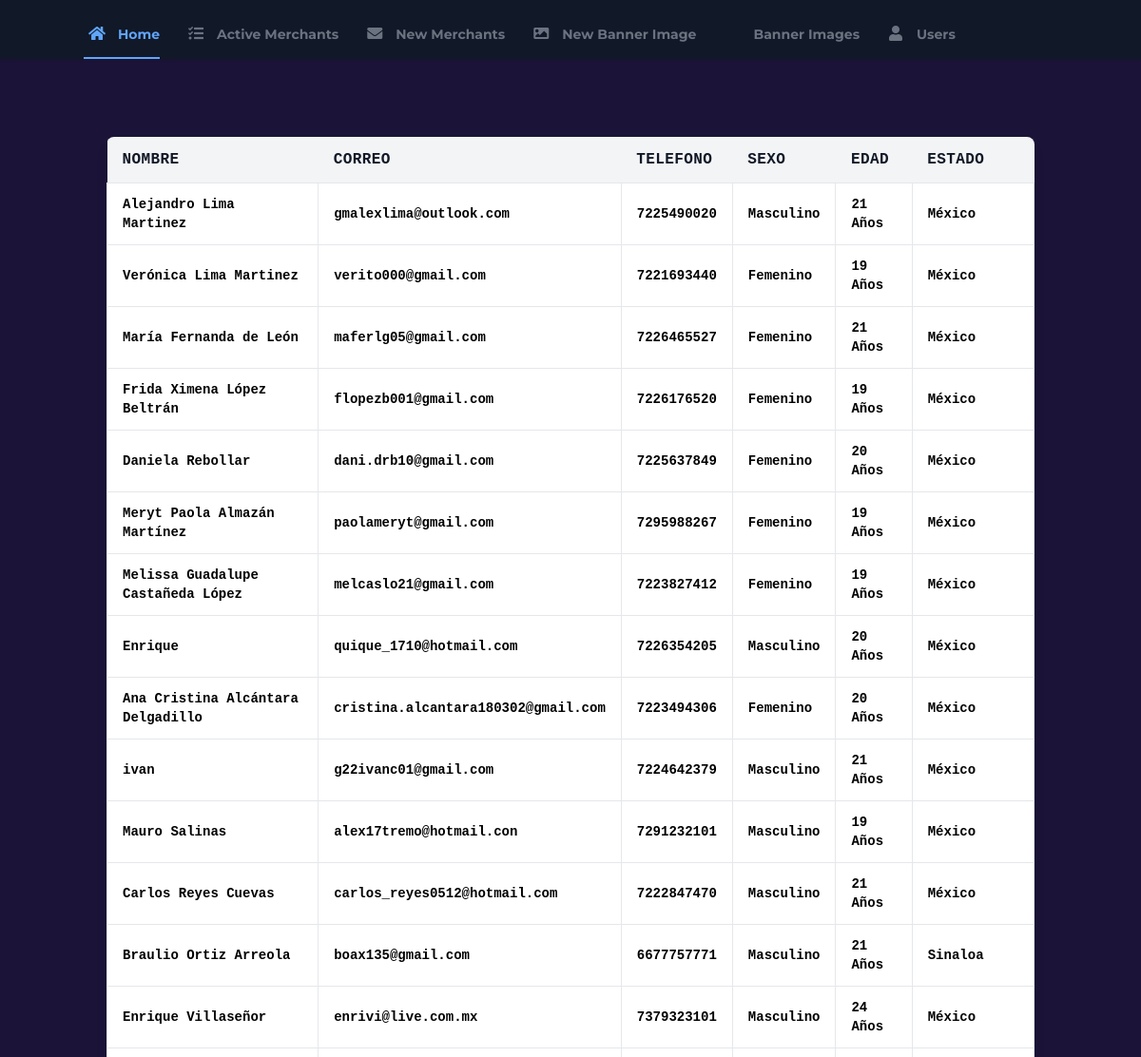
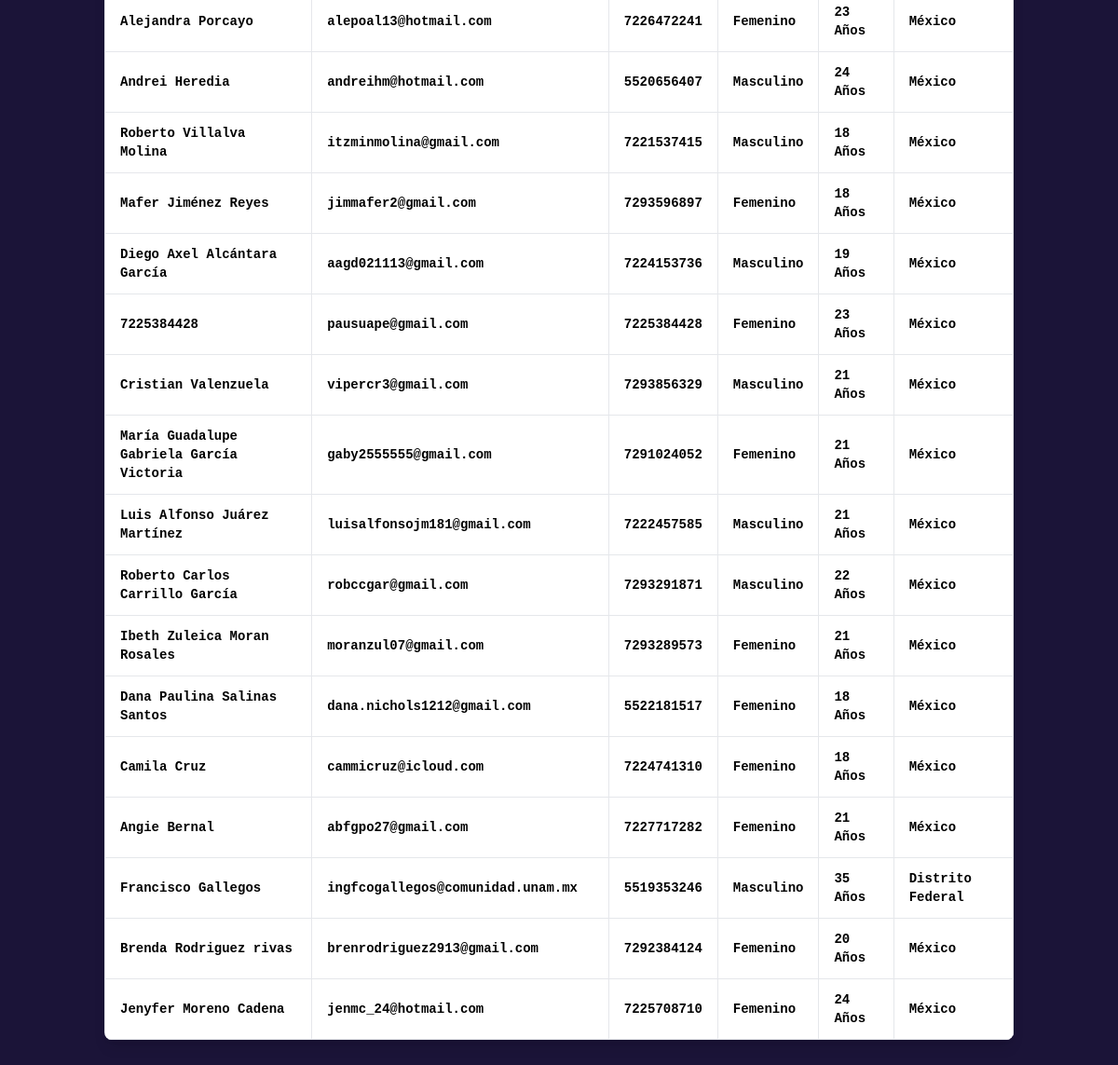
The page /pag/showUsers.php on the database its author committed (2 pictures, top to bottom).
### tables this page shows
CREATE TABLE `tblusuarioscomun` (
  `IdUsuario` int(11) NOT NULL,
  `Nombre` varchar(255) NOT NULL,
  `Correo` varchar(255) NOT NULL,
  `Telefono` bigint(20) NOT NULL,
  `Sexo` varchar(255) NOT NULL,
  `Edad` int(11) NOT NULL,
  `Contrasenia` varchar(255) NOT NULL,
  `IdEstado` int(11) NOT NULL,
  `IdMunicipio` int(11) NOT NULL
);

CREATE TABLE `estados` (
  `id` int(11) NOT NULL,
  `estado` varchar(100) NOT NULL
);

### pag/showUsers.php (the view, shortened to what this page needs)
<?php
include ('conexion.php');
?>
<!DOCTYPE html>
<html lang="en">
<head>
    <link rel="stylesheet" href="https://use.fontawesome.com/releases/v5.3.1/css/all.css">
    <script src="https://cdn.tailwindcss.com"></script>
    <link rel="stylesheet" href="../css/style.css">
</head>
<body>
    <?php
    if ($_SESSION["IdNegocio"] == 0) {
        ?>
        <nav id="header" class="bg-gray-900 fixed w-full z-10 top-0 shadow">
            <div class="w-full container mx-auto flex flex-wrap items-center mt-0 pt-3 pb-3 md:pb-0">
                <div class="w-full flex-grow lg:flex lg:items-center lg:w-auto hidden lg:block mt-2 lg:mt-0 bg-gray-900 z-20" id="nav-content">
                    <ul class="list-reset lg:flex flex-1 items-center px-4 md:px-0">
                        <li class="mr-6 my-2 md:my-0">
                            <a href="dashboard.php" class="block py-1 md:py-3 pl-1 align-middle text-blue-400 no-underline hover:text-gray-100 border-b-2 border-blue-400 hover:border-blue-400">
                                <i class="fas fa-home fa-fw mr-3 text-blue-400"></i><span class="pb-1 md:pb-0 text-sm">Home</span>
                            </a>
                        </li>
                        <li class="mr-6 my-2 md:my-0">
                            <a href="aMerchants.php" class="block py-1 md:py-3 pl-1 align-middle text-gray-500 no-underline hover:text-gray-100 border-b-2 border-gray-900  hover:border-pink-400">
                                <i class="fas fa-tasks fa-fw mr-3"></i><span class="pb-1 md:pb-0 text-sm">Active Merchants</span>
                            </a>
                        </li>
                        <li class="mr-6 my-2 md:my-0">
                            <a href="nMerchants.php" class="block py-1 md:py-3 pl-1 align-middle text-gray-500 no-underline hover:text-gray-100 border-b-2 border-gray-900  hover:border-purple-400">
                                <i class="fa fa-envelope fa-fw mr-3"></i><span class="pb-1 md:pb-0 text-sm">New Merchants</span>
                            </a>
                        </li>
                        <li class="mr-6 my-2 md:my-0">
                            <a href="nBanner.php" class="block py-1 md:py-3 pl-1 align-middle text-gray-500 no-underline hover:text-gray-100 border-b-2 border-gray-900  hover:border-purple-400">
                                <i class="fa fa-image fa-fw mr-3"></i><span class="pb-1 md:pb-0 text-sm">New Banner Image</span>
                            </a>
                        </li>
                        <li class="mr-6 my-2 md:my-0">
                            <a href="aBanner.php" class="block py-1 md:py-3 pl-1 align-middle text-gray-500 no-underline hover:text-gray-100 border-b-2 border-gray-900  hover:border-purple-400">
                                <i class="fa fa-pencil fa-fw mr-3"></i><span class="pb-1 md:pb-0 text-sm">Banner Images</span>
                            </a>
                        </li>
                        <li class="mr-6 my-2 md:my-0">
                            <a href="showUsers.php" class="block py-1 md:py-3 pl-1 align-middle text-gray-500 no-underline hover:text-gray-100 border-b-2 border-gray-900  hover:border-purple-400">
                                <i class="fa fa-user fa-fw mr-3"></i><span class="pb-1 md:pb-0 text-sm">Users</span>
                            </a>
                        </li>
                    </ul>
                </div>
            </div>
        </nav>
        <br><br><br><br><br>
        <form method='post' enctype='multipart/form-data' action='./procesaMerchants.php' name='principal'>
            <section class="container mx-auto p-6 font-mono">
                <div class="w-full mb-8 overflow-hidden rounded-lg shadow-lg">
                    <div class="w-full overflow-x-auto">
                        <table class="w-full">
                            <thead>
                            <tr class="text-md font-semibold tracking-wide text-left text-gray-900 bg-gray-100 uppercase border-b border-gray-600">
                                <th class="px-4 py-3">Nombre</th>
                                <th class="px-4 py-3">Correo</th>
                                <th class="px-4 py-3">Telefono</th>
                                <th class="px-4 py-3">Sexo</th>
                                <th class="px-4 py-3">Edad</th>
                                <th class="px-4 py-3">Estado</th>
                            </tr>
                            </thead>
                            <tbody class="bg-white">
                                <?php
                                    $query = "select Nombre, Sexo, Edad, e.estado, Correo, Telefono from tblusuarioscomun u, estados e where u.IdEstado = e.id order by IdUsuario asc";
                                    $result = mysqli_query($conn, $query);
                                    while ($row = mysqli_fetch_row($result)){
                                        echo "<tr><td class = 'px-4 py-3 text-sm border'> <p class = 'font-semibold text-black'>".$row[0]."</p></td> \n";
                                        echo "<td class = 'px-4 py-3 text-sm border'> <p class = 'font-semibold text-black'>".$row[4]."</p></td> \n";
                                        echo "<td class = 'px-4 py-3 text-sm border'> <p class = 'font-semibold text-black'>".$row[5]."</p></td> \n";
                                        if ($row[1] == 1) {
                                            echo "<td class = 'px-4 py-3 text-sm border'> <p class = 'font-semibold text-black'>Masculino</p></td> \n";
                                        }else if ($row[1] == 2) {
                                            echo "<td class = 'px-4 py-3 text-sm border'> <p class = 'font-semibold text-black'>Femenino</p></td> \n";
                                        }else {
                                            echo "<td class = 'px-4 py-3 text-sm border'> <p class = 'font-semibold text-black'>No definido</p></td> \n";
                                        }
                                        echo "<td class = 'px-4 py-3 text-sm border'> <p class = 'font-semibold text-black'>".$row[2]." Años</p></td> \n";
                                        echo "<td class = 'px-4 py-3 text-sm border'> <p class = 'font-semibold text-black'>".$row[3]."</p></td></tr>";
                                    }
                                ?>
                            </tbody>
                        </table>
                    </div>
                </div>
            </section>
        </form>
        <?php
    }else{
        echo "<h1>NO TIENES PERMITIDO EL ACCESO</h1>";
    }
    ?>
</body>
</html>

### css/style.css (style rules this page uses)
html, body { height: 100%; font-weight: 800; }
body { background: #1B1438; font-family: 'Montserrat'; }
a, h6 { font-family: 'Montserrat'; font-weight: bold; }
h1,h2,h3,h4,h5,h6,a,p, label, ul, li { color: white; }

### rows shown on the page
tblusuarioscomun: Nombre "Alejandro Lima Martinez", Correo "gmalexlima@outlook.com", Telefono "7225490020", Sexo "Masculino", Edad "21", IdEstado.estado "México"
tblusuarioscomun: Nombre "Verónica Lima Martinez", Correo "verito000@gmail.com", Telefono "7221693440", Sexo "Femenino", Edad "19", IdEstado.estado "México"
tblusuarioscomun: Nombre "María Fernanda de León", Correo "maferlg05@gmail.com", Telefono "7226465527", Sexo "Femenino", Edad "21", IdEstado.estado "México"
tblusuarioscomun: Nombre "Frida Ximena López Beltrán", Correo "flopezb001@gmail.com", Telefono "7226176520", Sexo "Femenino", Edad "19", IdEstado.estado "México"
tblusuarioscomun: Nombre "Daniela Rebollar", Correo "dani.drb10@gmail.com", Telefono "7225637849", Sexo "Femenino", Edad "20", IdEstado.estado "México"
tblusuarioscomun: Nombre "Meryt Paola Almazán Martínez", Correo "paolameryt@gmail.com", Telefono "7295988267", Sexo "Femenino", Edad "19", IdEstado.estado "México"
tblusuarioscomun: Nombre "Melissa Guadalupe Castañeda López", Correo "melcaslo21@gmail.com", Telefono "7223827412", Sexo "Femenino", Edad "19", IdEstado.estado "México"
tblusuarioscomun: Nombre "Enrique", Correo "quique_1710@hotmail.com", Telefono "7226354205", Sexo "Masculino", Edad "20", IdEstado.estado "México"
tblusuarioscomun: Nombre "Ana Cristina Alcántara Delgadillo", Correo "cristina.alcantara180302@gmail.com", Telefono "7223494306", Sexo "Femenino", Edad "20", IdEstado.estado "México"
tblusuarioscomun: Nombre "ivan", Correo "g22ivanc01@gmail.com", Telefono "7224642379", Sexo "Masculino", Edad "21", IdEstado.estado "México"
tblusuarioscomun: Nombre "Mauro Salinas", Correo "alex17tremo@hotmail.con", Telefono "7291232101", Sexo "Masculino", Edad "19", IdEstado.estado "México"
tblusuarioscomun: Nombre "Carlos Reyes Cuevas", Correo "carlos_reyes0512@hotmail.com", Telefono "7222847470", Sexo "Masculino", Edad "21", IdEstado.estado "México"
tblusuarioscomun: Nombre "Braulio Ortiz Arreola", Correo "boax135@gmail.com", Telefono "6677757771", Sexo "Masculino", Edad "21", IdEstado.estado "Sinaloa"
tblusuarioscomun: Nombre "Enrique Villaseñor", Correo "enrivi@live.com.mx", Telefono "7379323101", Sexo "Masculino", Edad "24", IdEstado.estado "México"
tblusuarioscomun: Nombre "Alejandra Porcayo", Correo "alepoal13@hotmail.com", Telefono "7226472241", Sexo "Femenino", Edad "23", IdEstado.estado "México"
tblusuarioscomun: Nombre "Andrei Heredia", Correo "andreihm@hotmail.com", Telefono "5520656407", Sexo "Masculino", Edad "24", IdEstado.estado "México"
tblusuarioscomun: Nombre "Roberto Villalva Molina", Correo "itzminmolina@gmail.com", Telefono "7221537415", Sexo "Masculino", Edad "18", IdEstado.estado "México"
tblusuarioscomun: Nombre "Mafer Jiménez Reyes", Correo "jimmafer2@gmail.com", Telefono "7293596897", Sexo "Femenino", Edad "18", IdEstado.estado "México"
tblusuarioscomun: Nombre "Diego Axel Alcántara García", Correo "aagd021113@gmail.com", Telefono "7224153736", Sexo "Masculino", Edad "19", IdEstado.estado "México"
tblusuarioscomun: Nombre "7225384428", Correo "pausuape@gmail.com", Telefono "7225384428", Sexo "Femenino", Edad "23", IdEstado.estado "México"
tblusuarioscomun: Nombre "Cristian Valenzuela", Correo "vipercr3@gmail.com", Telefono "7293856329", Sexo "Masculino", Edad "21", IdEstado.estado "México"
tblusuarioscomun: Nombre "María Guadalupe Gabriela García Victoria", Correo "gaby2555555@gmail.com", Telefono "7291024052", Sexo "Femenino", Edad "21", IdEstado.estado "México"
tblusuarioscomun: Nombre "Luis Alfonso Juárez Martínez", Correo "luisalfonsojm181@gmail.com", Telefono "7222457585", Sexo "Masculino", Edad "21", IdEstado.estado "México"
tblusuarioscomun: Nombre "Roberto Carlos Carrillo García", Correo "robccgar@gmail.com", Telefono "7293291871", Sexo "Masculino", Edad "22", IdEstado.estado "México"
tblusuarioscomun: Nombre "Ibeth Zuleica Moran Rosales", Correo "moranzul07@gmail.com", Telefono "7293289573", Sexo "Femenino", Edad "21", IdEstado.estado "México"
tblusuarioscomun: Nombre "Dana Paulina Salinas Santos", Correo "dana.nichols1212@gmail.com", Telefono "5522181517", Sexo "Femenino", Edad "18", IdEstado.estado "México"
tblusuarioscomun: Nombre "Camila Cruz", Correo "cammicruz@icloud.com", Telefono "7224741310", Sexo "Femenino", Edad "18", IdEstado.estado "México"
tblusuarioscomun: Nombre "Angie Bernal", Correo "abfgpo27@gmail.com", Telefono "7227717282", Sexo "Femenino", Edad "21", IdEstado.estado "México"
tblusuarioscomun: Nombre "Francisco Gallegos", Correo "ingfcogallegos@comunidad.unam.mx", Telefono "5519353246", Sexo "Masculino", Edad "35", IdEstado.estado "Distrito Federal"
tblusuarioscomun: Nombre "Brenda Rodriguez rivas", Correo "brenrodriguez2913@gmail.com", Telefono "7292384124", Sexo "Femenino", Edad "20", IdEstado.estado "México"
tblusuarioscomun: Nombre "Jenyfer Moreno Cadena", Correo "jenmc_24@hotmail.com", Telefono "7225708710", Sexo "Femenino", Edad "24", IdEstado.estado "México"
